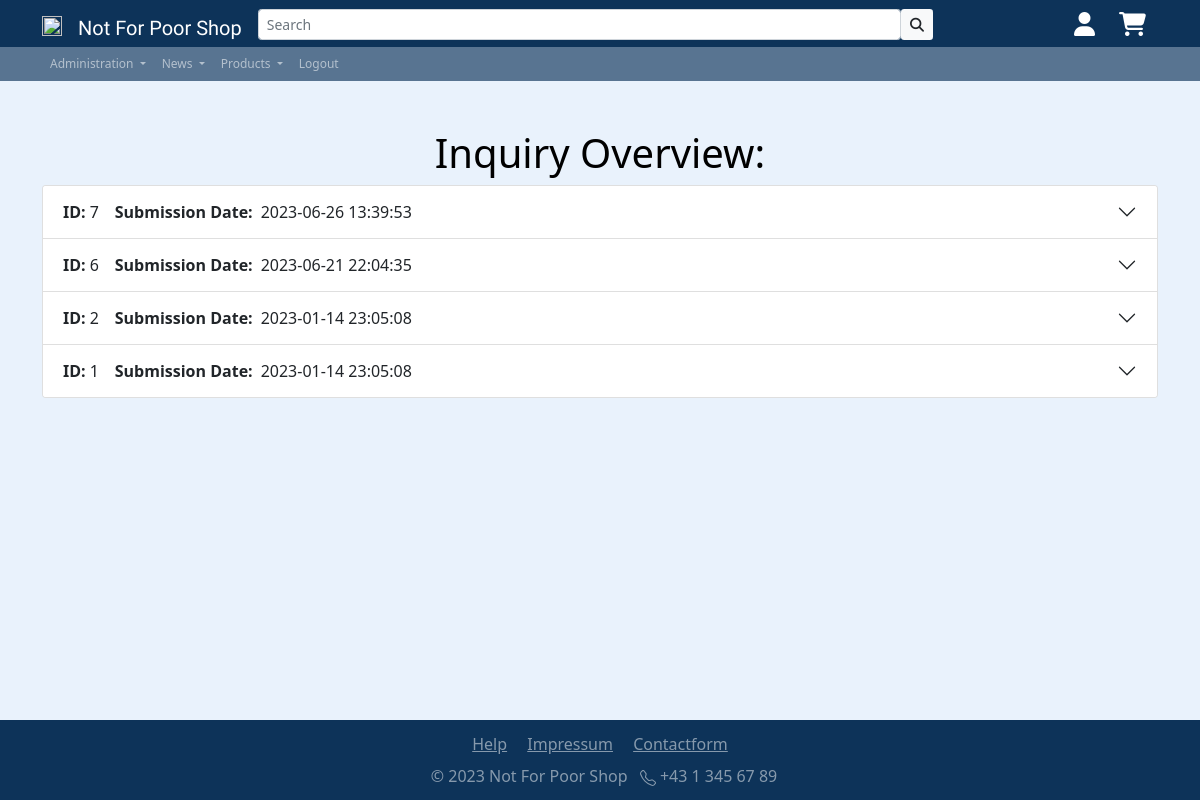
Page /app/inc/pgs/contact_overview.php (signed in) on the committed database.
### tables this page shows
CREATE TABLE `contact_query` (
  `id` int(11) NOT NULL,
  `created` datetime NOT NULL DEFAULT current_timestamp(),
  `name` varchar(256) NOT NULL,
  `email` varchar(256) NOT NULL,
  `subject` varchar(256) NOT NULL,
  `message` text NOT NULL
);

### app/inc/pgs/contact_overview.php (the view, shortened to what this page needs)
<!DOCTYPE html>
<html lang="en">
<head>
    <?php
        include '../includes/head.php';
    ?>
</head>
<body class="d-flex flex-column min-vh-100">
    <div class="container site-font-color">
        <h1 class="h1 mt-5 text-center">Inquiry Overview:</h1>
        <?php
        require_once('../../config/dbaccess.php');
    $db_obj = new mysqli($host, $user, $password, $database);
    $sql =  "SELECT * FROM contact_query ORDER BY ID DESC";
    $result = $db_obj->query($sql);
    while ($row = $result->fetch_assoc()) {
        $field1name = $row["id"];
        $field2name = $row["created"];
        $field3name = $row["name"];
        $field4name = $row["email"];
        $field5name = $row["subject"];
        $field6name = $row["message"];
        echo "
            <div class='accordion-item'>
                <h2 class='accordion-header' id='panelsStayOpen-headingOne'>
                    <button class='accordion-button collapsed' type='button' data-bs-toggle='collapse' data-bs-target='#panelsStayOpen-collapseOne' aria-expanded='false' aria-controls='panelsStayOpen-collapseOne'>
                    <strong class='me-1'>ID:</strong>  $field1name <strong class='ms-3 me-2'>Submission Date:</strong> $field2name
                </button>
                </h2>
                <div id='panelsStayOpen-collapseOne' class='accordion-collapse collapse' aria-labelledby='panelsStayOpen-headingOne'>
                    <div class='accordion-body'>
                        <strong class='h2'>Subject: $field5name</strong> <br>
                        <strong>Name:</strong> $field3name <strong>Email:</strong> $field4name <br>
                        $field6name
                    </div>
                </div>
            </div>";
    }
    ?>
    </div>
    <?php
    include '../includes/footer.php';
    ?>
</body>
</html>

### app/res/css/styles.css (style rules this page uses)
html { height: 100%; }
body { background-color: #e9f2fc; font-family: "Segoe UI", Tahoma, Geneva, Verdana, sans-serif; background-image: none; background-repeat: no-repeat; background-position: center; background-attachment: fixed; }
.site-font-color { color: #000000; }

### rows in the picture
contact_query: id "7", created "2023-06-26 13:39:53"
contact_query: id "6", created "2023-06-21 22:04:35"
contact_query: id "2", created "2023-01-14 23:05:08"
contact_query: id "1", created "2023-01-14 23:05:08"
